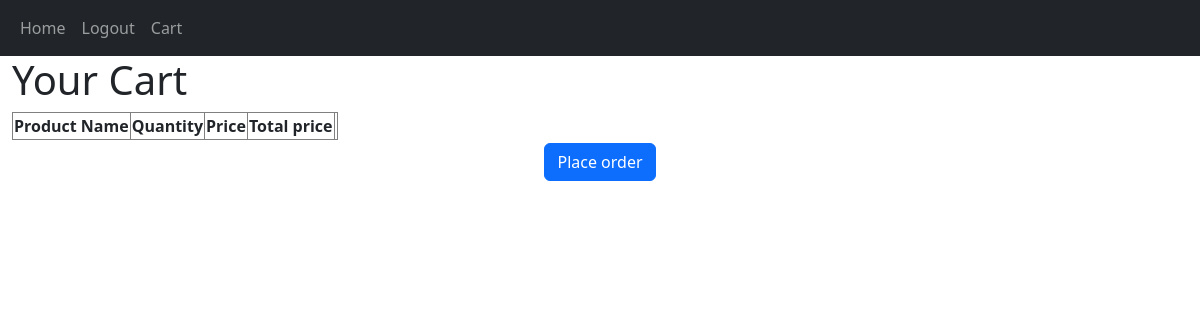
/cart (signed in), run on an earlier commit of the app's database.
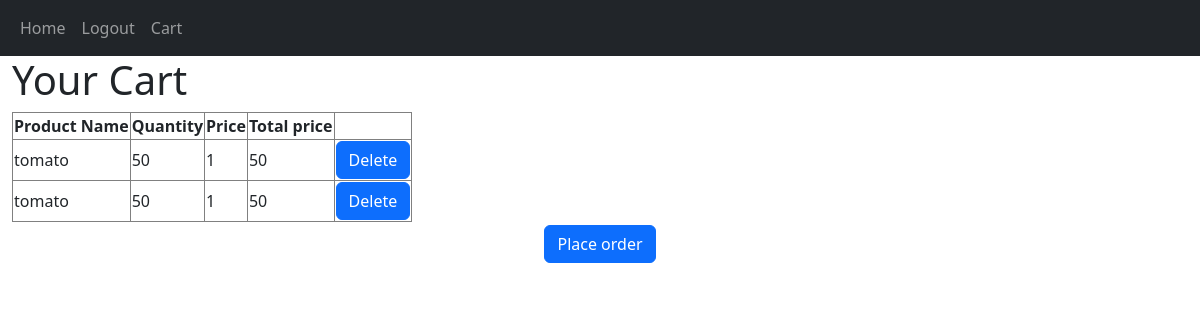
And on a later commit of the database.
### app.py (models this page shows, shortened)
class Cart(db.Model,UserMixin):
    cart_id=db.Column(db.Integer, primary_key=True, nullable=False)
    quantity=db.Column(db.Integer, nullable=False, default=1)
    product=db.relationship("Product", backref="cart")
    product_name=db.Column(db.String, db.ForeignKey("product.product_name"))
    category_id=db.Column(db.Integer, db.ForeignKey("categories.category_id"))
    user_id=db.Column(db.Integer, db.ForeignKey("user.user_id"))
    '''
    price=db.Column(db.Integer, db.ForeignKey("product.price"))
    type=db.Column(db.String, db.ForeignKey("categories.type"))
    '''

### app.py (the view)
@app.route('/cart', methods=['POST','GET'])
@login_required
def cart():
    user_cart_entries=Cart.query.filter_by(user_id=current_user.user_id).all()
    product_prices = []  # Create an empty list to store product prices
    for cart_entry in user_cart_entries:
        product = Product.query.filter_by(product_name=cart_entry.product_name).first()
        if product:
            product_prices.append(product.price)
        else:
            product_prices.append(None)
    total=zip(user_cart_entries,product_prices)
    return render_template("cart.html",user_cart_entries=user_cart_entries, product_prices=product_prices, total=total, user=current_user)

### app.py (called while the page is built)
@login_manager.user_loader
def load_user(id):
    return User.query.get(int(id)) #get() is similar to filter_by() but instead here it will by default only look for the primary key variable

### templates/cart.html (shortened to what this page needs)
{%extends "base.html" %}
{%block content%}
<div class="container-fluid">
  <h1>Your Cart</h1>
  <table class="table1 table-bordered">
    <thead>
      <tr>
        <th>Product Name</th>
        <th>Quantity</th>
        <th>Price</th>
        <th>Total price</th>
        <th> </th>
      </tr>
    </thead>
    <tbody>
      {% for cart_entry,product_price in total %}
        <tr>
          <td>{{ cart_entry.product_name }}</td>
          <td>{{ product_price }} </td>
          <td>{{ cart_entry.quantity }} </td>
          <td>{{ cart_entry.quantity*product_price}} </td>
          <td>
            <form method="post" action="/cartdelete">
              <button type="submit" class="btn btn-primary">Delete</button>
            </form>
          </td>
        </tr>
      {% endfor %}
    </tbody>
  </table>
  <h2 align="center"><a href="/buy"> <button type="submit" class="btn btn-primary">Place order</button></a></h2>
  </div>
{%endblock%}

What changed in the data, as far as the page shows it:
added Cart: product_name "tomato", product_price "50", quantity "1", cart_entry.quantity*product_price "50"
added Cart: product_name "tomato", product_price "50", quantity "1", cart_entry.quantity*product_price "50"
